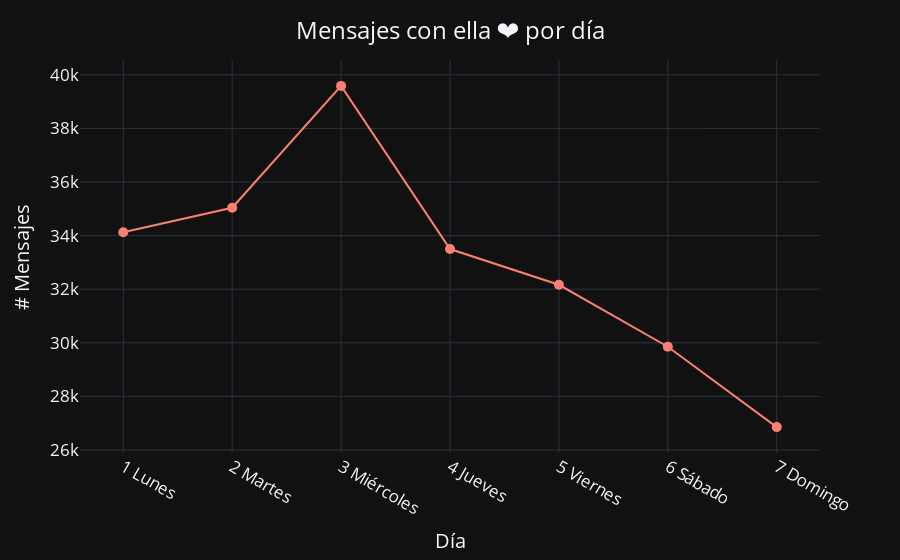

The cell this chart's notebook holds for it:
### Markdown cell above
#### Número de mensajes por día

### Code cell
# Crear una columna de 1 para realizar el conteo de mensajes
df['# Mensajes por día'] = 1

# Sumar (contar) los mensajes que tengan la misma fecha
date_df = df.groupby('DiaSemana').count().reset_index()


# Plotear la cantidad de mensajes respecto del tiempo
fig = px.line(date_df, x='DiaSemana', y='# Mensajes por día', color_discrete_sequence=['salmon'], template='plotly_dark')

# Ajustar el gráfico
fig.update_layout(
    title={'text': 'Mensajes con ella ❤️ por día', 'y':0.96, 'x':0.5, 'xanchor': 'center'},
    font=dict(size=17))
fig.update_traces(mode='markers+lines', marker=dict(size=10))
fig.update_xaxes(title_text='Día', tickangle=30)
fig.update_yaxes(title_text='# Mensajes')
fig.show()

### Figure 1 — Plotly figure (JSON) as saved in the notebook; plotly's stock layout.template omitted (floating-point values rounded to 4 significant figures)
{"data": [{"hovertemplate": "DiaSemana=%{x}<br># Mensajes por día=%{y}<extra></extra>", "legendgroup": "", "line": {"color": "salmon", "dash": "solid"}, "marker": {"size": 10, "symbol": "circle"}, "mode": "markers+lines", "name": "", "orientation": "v", "showlegend": false, "type": "scatter", "x": ["1 Lunes", "2 Martes", "3 Miércoles", "4 Jueves", "5 Viernes", "6 Sábado", "7 Domingo"], "xaxis": "x", "y": [34123, 35039, 39586, 33498, 32165, 29853, 26854], "yaxis": "y"}], "layout": {"font": {"size": 17}, "legend": {"tracegroupgap": 0}, "margin": {"t": 60}, "title": {"text": "Mensajes con ella ❤️ por día", "x": 0.5, "xanchor": "center", "y": 0.96}, "xaxis": {"anchor": "y", "domain": [0, 1], "tickangle": 30, "title": {"text": "Día"}}, "yaxis": {"anchor": "x", "domain": [0, 1], "title": {"text": "# Mensajes"}}}}
